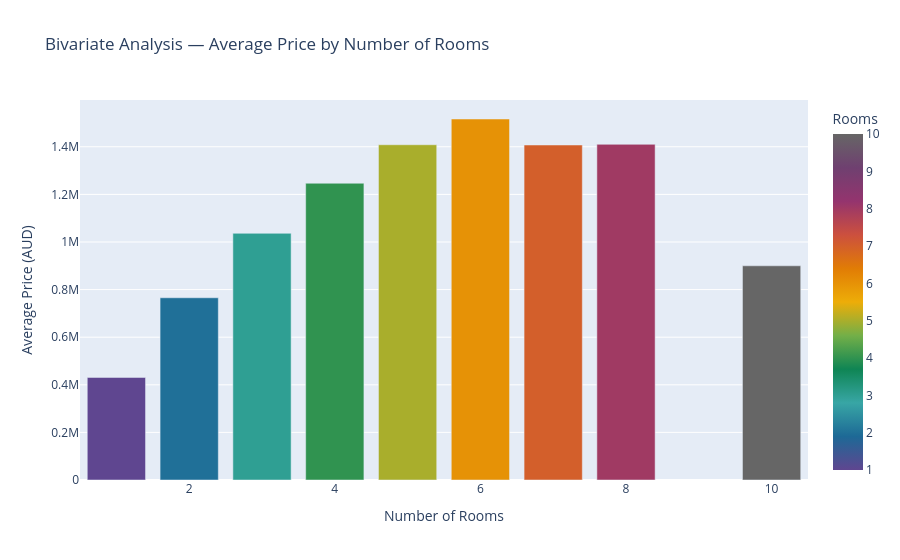

Source (notebook cell):
### Markdown cell above
##### **3.2.4 Bivariate Graph — Grouped Bar Chart: Average Price by Number of Rooms**

- This chart plots the relationship between two variables — *Rooms* and *Price* — by showing the
average price for each room count.
- We use *reset_index()* for indexing the grouping rows

### Code cell
room_price = df_clean.groupby('Rooms')['Price'].mean().reset_index()

fig = px.bar(
    room_price,x='Rooms',y='Price',color = 'Rooms',
    title = 'Bivariate Analysis — Average Price by Number of Rooms',
    color_continuous_scale = Pallet
)                                                                          
fig.update_layout(xaxis_title='Number of Rooms', yaxis_title='Average Price (AUD)')
fig.show()

### Figure 1 — Plotly figure (JSON) as saved in the notebook; plotly's stock layout.template omitted (floating-point values rounded to 4 significant figures)
{"data": [{"hovertemplate": "Rooms=%{marker.color}<br>Price=%{y}<extra></extra>", "legendgroup": "", "marker": {"color": [1, 2, 3, 4, 5, 6, 7, 8, 10], "coloraxis": "coloraxis", "pattern": {"shape": ""}}, "name": "", "orientation": "v", "showlegend": false, "textposition": "auto", "type": "bar", "x": [1, 2, 3, 4, 5, 6, 7, 8, 10], "xaxis": "x", "y": [430900.0, 765600.0, 1036000.0, 1247000.0, 1409000.0, 1517000.0, 1407000.0, 1410000.0, 900000.0], "yaxis": "y"}], "layout": {"barmode": "relative", "coloraxis": {"colorbar": {"title": {"text": "Rooms"}}, "colorscale": [[0, "rgb(95, 70, 144)"], [0.1, "rgb(29, 105, 150)"], [0.2, "rgb(56, 166, 165)"], [0.3, "rgb(15, 133, 84)"], [0.4, "rgb(115, 175, 72)"], [0.5, "rgb(237, 173, 8)"], [0.6, "rgb(225, 124, 5)"], [0.7, "rgb(204, 80, 62)"], [0.8, "rgb(148, 52, 110)"], [0.9, "rgb(111, 64, 112)"], [1, "rgb(102, 102, 102)"]]}, "legend": {"tracegroupgap": 0}, "title": {"text": "Bivariate Analysis — Average Price by Number of Rooms"}, "xaxis": {"anchor": "y", "domain": [0, 1], "title": {"text": "Number of Rooms"}}, "yaxis": {"anchor": "x", "domain": [0, 1], "title": {"text": "Average Price (AUD)"}}}}
